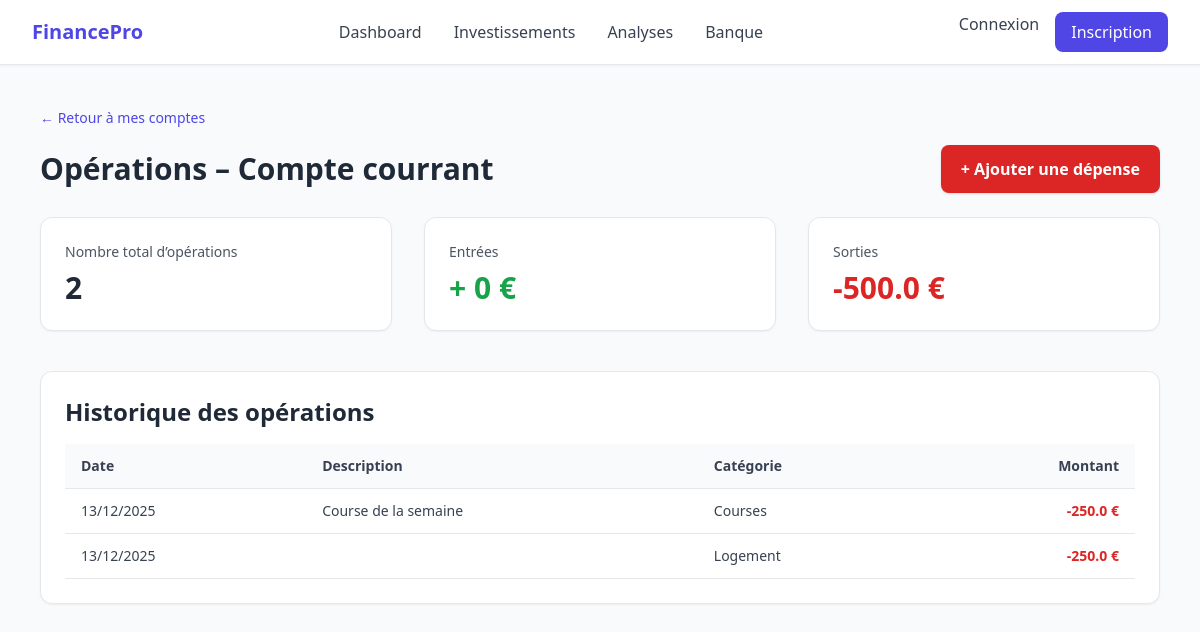
The page /bank-accounts/1/operations on the database its author committed.
### app/models.py (models this page shows)
class MainBankAccount(db.Model):
    id = db.Column(db.Integer, primary_key=True)
    bank_origin = db.Column(db.String(256), nullable=False)
    account_name = db.Column(db.String(256), unique=True, nullable=False)
    type_account = db.Column(db.String(256), nullable=False)
    monnaie = db.Column(db.String(10), nullable=False)
    balance = db.Column(db.Float, default=0.0)
    iban = db.Column(db.String(24), unique=True, nullable=False)
    status = db.Column(db.Boolean, default=False)
    main_account = db.Column(db.Boolean, default=False)
    user_id = db.Column(db.Integer, db.ForeignKey('user.id'), nullable=False)
    transactions = db.relationship('Transaction', backref='account', lazy=True)

class Transaction(db.Model):
    id = db.Column(db.Integer, primary_key=True)
    date = db.Column(db.DateTime, nullable=False)
    account_label = db.Column(db.String(256), nullable=False)
    description = db.Column(db.String(512), nullable=True)
    category = db.Column(db.String(256), nullable=True)
    amount = db.Column(db.Float, nullable=False, default=0.0)
    account_id = db.Column(db.Integer, db.ForeignKey('main_bank_account.id'), nullable=False)
    user_id = db.Column(db.Integer, db.ForeignKey('user.id'), nullable=False)

### app/routes/main.py (the view)
@main_bp.route("/bank-accounts/<int:account_id>/operations")
def compte_operations(account_id):
    accounts_query = MainBankAccount.query.all()
    accounts = {
        acc.id: acc.account_name
        for acc in accounts_query
    }
    account_label = accounts.get(account_id)
    if not account_label:
        flash("Compte introuvable", "error")
        return redirect("/bank-accounts")
    transaction_query = Transaction.query.filter_by(account_id=account_id).all()
    operations = [
        {
            "date": t.date.strftime("%d/%m/%Y"),
            "category": t.category,
            "desc": t.description,
            "amount": f"{t.amount:+} €",
            "amount_numeric": t.amount,
        }
        for t in transaction_query
    ]
    summary = {
        "total_ops": len(operations),
        "total_in": sum(op["amount_numeric"] for op in operations if op["amount_numeric"] > 0),
        "total_out": sum(op["amount_numeric"] for op in operations if op["amount_numeric"] < 0),
    }
    return render_template("bank/bank_accounts_operation.html", account_id=account_id, account_label=account_label, operations=operations, summary=summary)

### app/templates/bank/bank_accounts_operation.html (shortened to what this page needs)
{% extends 'base.html' %}
{% block content %}
<div class="max-w-6xl mx-auto px-4 py-10">
    <a href="/bank-accounts" class="text-indigo-600 hover:underline text-sm">
        ← Retour à mes comptes
    </a>
    <div class="flex items-center justify-between mt-4 mb-6">
        <h1 class="text-3xl font-bold text-gray-800">
            Opérations – {{ account_label }}
        </h1>
        <a href="/depenses/ajouter?account_id={{ account_id }}"
           class="px-5 py-3 bg-red-600 text-white font-semibold rounded-lg shadow hover:bg-red-700 transition">
            + Ajouter une dépense
        </a>
    </div>
    <div class="grid grid-cols-1 md:grid-cols-3 gap-8 mb-10">
        <div class="bg-white p-6 border rounded-xl shadow-sm">
            <p class="text-gray-600 text-sm">Nombre total d’opérations</p>
            <p class="text-3xl font-bold text-gray-800 mt-2">{{ summary.total_ops }}</p>
        </div>
        <div class="bg-white p-6 border rounded-xl shadow-sm">
            <p class="text-gray-600 text-sm">Entrées</p>
            <p class="text-3xl font-bold text-green-600 mt-2">+ {{ summary.total_in }} €</p>
        </div>
        <div class="bg-white p-6 border rounded-xl shadow-sm">
            <p class="text-gray-600 text-sm">Sorties</p>
            <p class="text-3xl font-bold text-red-600 mt-2">{{ summary.total_out }} €</p>
        </div>
    </div>
    <div class="bg-white border rounded-xl shadow-sm p-6">
        <h2 class="text-2xl font-semibold text-gray-800 mb-4">Historique des opérations</h2>
        <div class="overflow-x-auto">
            <table class="w-full border-collapse">
                <thead>
                    <tr class="bg-gray-50 border-b text-gray-700 text-sm">
                        <th class="py-3 px-4 text-left">Date</th>
                        <th class="py-3 px-4 text-left">Description</th>
                        <th class="py-3 px-4 text-left">Catégorie</th>
                        <th class="py-3 px-4 text-right">Montant</th>
                    </tr>
                </thead>
                <tbody class="text-gray-700 text-sm">
                    {% for op in operations %}
                    <tr class="border-b">
                        <td class="py-3 px-4">{{ op.date }}</td>
                        <td class="py-3 px-4">{{ op.desc }}</td>
                        <td class="py-3 px-4">{{ op.category }}</td>
                        <td class="py-3 px-4 text-right font-semibold
                            {% if op.amount_numeric >= 0 %}
                                text-green-600
                            {% else %}
                                text-red-600
                            {% endif %}">
                            {{ op.amount }}
                        </td>
                    </tr>
                    {% else %}
                    <tr>
                        <td colspan="4" class="py-4 text-center text-gray-500">
                            Aucune opération trouvée pour ce compte.
                        </td>
                    </tr>
                    {% endfor %}
                </tbody>
            </table>
        </div>
    </div>
</div>
{% endblock %}

### rows shown on the page
MainBankAccount: account_name "Compte courrant"
Transaction: date "13/12/2025", desc "Course de la semaine", category "Courses", amount "-250.0 €"
Transaction: date "13/12/2025", category "Logement", amount "-250.0 €"

### other values the page prints
{{ summary.total_ops }} "2"
{{ summary.total_in }} "0"
{{ summary.total_out }} "-500.0"
